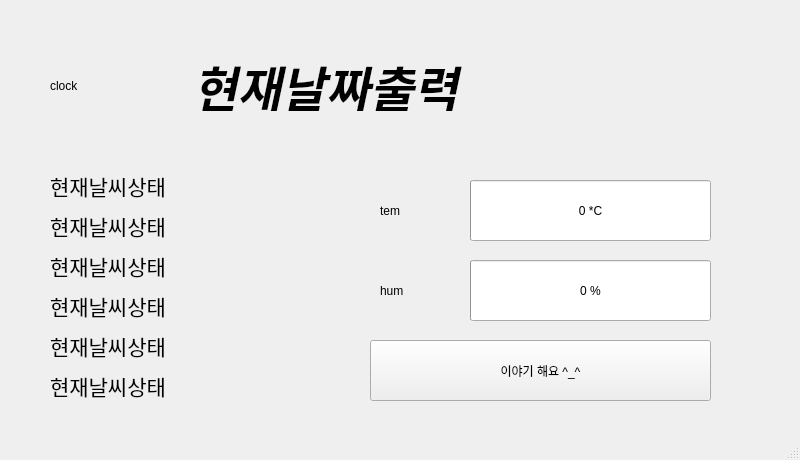
<?xml version="1.0" encoding="UTF-8"?>
<ui version="4.0">
 <class>MainWindow</class>
 <widget class="QMainWindow" name="MainWindow">
  <property name="geometry">
   <rect>
    <x>0</x>
    <y>0</y>
    <width>800</width>
    <height>460</height>
   </rect>
  </property>
  <property name="minimumSize">
   <size>
    <width>800</width>
    <height>0</height>
   </size>
  </property>
  <property name="baseSize">
   <size>
    <width>800</width>
    <height>460</height>
   </size>
  </property>
  <property name="windowTitle">
   <string>MainWindow</string>
  </property>
  <property name="styleSheet">
   <string notr="true"/>
  </property>
  <widget class="QWidget" name="centralwidget">
   <widget class="QLabel" name="label_time">
    <property name="geometry">
     <rect>
      <x>180</x>
      <y>60</y>
      <width>531</width>
      <height>51</height>
     </rect>
    </property>
    <property name="font">
     <font>
      <pointsize>36</pointsize>
      <weight>75</weight>
      <italic>true</italic>
      <bold>true</bold>
     </font>
    </property>
    <property name="text">
     <string> 현재날짜출력</string>
    </property>
   </widget>
   <widget class="QLabel" name="clockIcon">
    <property name="geometry">
     <rect>
      <x>50</x>
      <y>40</y>
      <width>111</width>
      <height>91</height>
     </rect>
    </property>
    <property name="text">
     <string>clock</string>
    </property>
   </widget>
   <widget class="QLabel" name="temIcon">
    <property name="geometry">
     <rect>
      <x>380</x>
      <y>170</y>
      <width>101</width>
      <height>81</height>
     </rect>
    </property>
    <property name="text">
     <string>tem</string>
    </property>
   </widget>
   <widget class="QLabel" name="humIcon">
    <property name="geometry">
     <rect>
      <x>380</x>
      <y>250</y>
      <width>101</width>
      <height>81</height>
     </rect>
    </property>
    <property name="text">
     <string>hum</string>
    </property>
   </widget>
   <widget class="QProgressBar" name="progressBar">
    <property name="geometry">
     <rect>
      <x>470</x>
      <y>180</y>
      <width>241</width>
      <height>61</height>
     </rect>
    </property>
    <property name="styleSheet">
     <string notr="true">font: 75 italic 26pt &quot;PibotoLt&quot;;</string>
    </property>
    <property name="value">
     <number>0</number>
    </property>
    <property name="format">
     <string>%p *C</string>
    </property>
   </widget>
   <widget class="QProgressBar" name="progressBar_2">
    <property name="geometry">
     <rect>
      <x>470</x>
      <y>260</y>
      <width>241</width>
      <height>61</height>
     </rect>
    </property>
    <property name="styleSheet">
     <string notr="true">font: 75 italic 26pt &quot;PibotoLt&quot;;</string>
    </property>
    <property name="value">
     <number>0</number>
    </property>
    <property name="format">
     <string>%p %</string>
    </property>
   </widget>
   <widget class="QLabel" name="label_weather">
    <property name="geometry">
     <rect>
      <x>50</x>
      <y>360</y>
      <width>301</width>
      <height>51</height>
     </rect>
    </property>
    <property name="font">
     <font>
      <family>PibotoLt</family>
      <pointsize>16</pointsize>
      <weight>9</weight>
      <italic>false</italic>
      <bold>false</bold>
     </font>
    </property>
    <property name="styleSheet">
     <string notr="true">font: 75 16pt &quot;PibotoLt&quot;;</string>
    </property>
    <property name="text">
     <string>현재날씨상태</string>
    </property>
   </widget>
   <widget class="QLabel" name="label_weather_2">
    <property name="geometry">
     <rect>
      <x>50</x>
      <y>320</y>
      <width>301</width>
      <height>51</height>
     </rect>
    </property>
    <property name="font">
     <font>
      <family>PibotoLt</family>
      <pointsize>16</pointsize>
      <weight>9</weight>
      <italic>false</italic>
      <bold>false</bold>
     </font>
    </property>
    <property name="styleSheet">
     <string notr="true">font: 75 16pt &quot;PibotoLt&quot;;</string>
    </property>
    <property name="text">
     <string>현재날씨상태</string>
    </property>
   </widget>
   <widget class="QLabel" name="label_weather_3">
    <property name="geometry">
     <rect>
      <x>50</x>
      <y>280</y>
      <width>301</width>
      <height>51</height>
     </rect>
    </property>
    <property name="font">
     <font>
      <family>PibotoLt</family>
      <pointsize>16</pointsize>
      <weight>9</weight>
      <italic>false</italic>
      <bold>false</bold>
     </font>
    </property>
    <property name="styleSheet">
     <string notr="true">font: 75 16pt &quot;PibotoLt&quot;;</string>
    </property>
    <property name="text">
     <string>현재날씨상태</string>
    </property>
   </widget>
   <widget class="QLabel" name="label_weather_4">
    <property name="geometry">
     <rect>
      <x>50</x>
      <y>240</y>
      <width>301</width>
      <height>51</height>
     </rect>
    </property>
    <property name="font">
     <font>
      <family>PibotoLt</family>
      <pointsize>16</pointsize>
      <weight>9</weight>
      <italic>false</italic>
      <bold>false</bold>
     </font>
    </property>
    <property name="styleSheet">
     <string notr="true">font: 75 16pt &quot;PibotoLt&quot;;</string>
    </property>
    <property name="text">
     <string>현재날씨상태</string>
    </property>
   </widget>
   <widget class="QLabel" name="label_weather_5">
    <property name="geometry">
     <rect>
      <x>50</x>
      <y>200</y>
      <width>301</width>
      <height>51</height>
     </rect>
    </property>
    <property name="font">
     <font>
      <family>PibotoLt</family>
      <pointsize>16</pointsize>
      <weight>9</weight>
      <italic>false</italic>
      <bold>false</bold>
     </font>
    </property>
    <property name="styleSheet">
     <string notr="true">font: 75 16pt &quot;PibotoLt&quot;;</string>
    </property>
    <property name="text">
     <string>현재날씨상태</string>
    </property>
   </widget>
   <widget class="QLabel" name="label_weather_6">
    <property name="geometry">
     <rect>
      <x>50</x>
      <y>160</y>
      <width>301</width>
      <height>51</height>
     </rect>
    </property>
    <property name="font">
     <font>
      <family>PibotoLt</family>
      <pointsize>16</pointsize>
      <weight>9</weight>
      <italic>false</italic>
      <bold>false</bold>
     </font>
    </property>
    <property name="styleSheet">
     <string notr="true">font: 75 16pt &quot;PibotoLt&quot;;</string>
    </property>
    <property name="text">
     <string>현재날씨상태</string>
    </property>
   </widget>
   <widget class="QPushButton" name="pushButton">
    <property name="geometry">
     <rect>
      <x>370</x>
      <y>340</y>
      <width>341</width>
      <height>61</height>
     </rect>
    </property>
    <property name="styleSheet">
     <string notr="true">font: 75 28pt &quot;PibotoLt&quot;;</string>
    </property>
    <property name="text">
     <string>이야기 해요 ^_^</string>
    </property>
   </widget>
  </widget>
  <widget class="QStatusBar" name="statusbar"/>
 </widget>
 <resources/>
 <connections/>
</ui>
